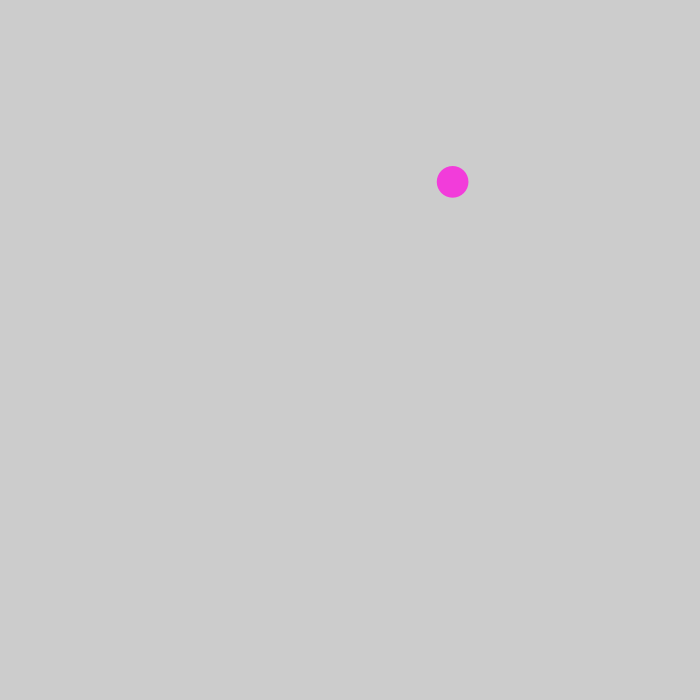
Frame 1 (no input)
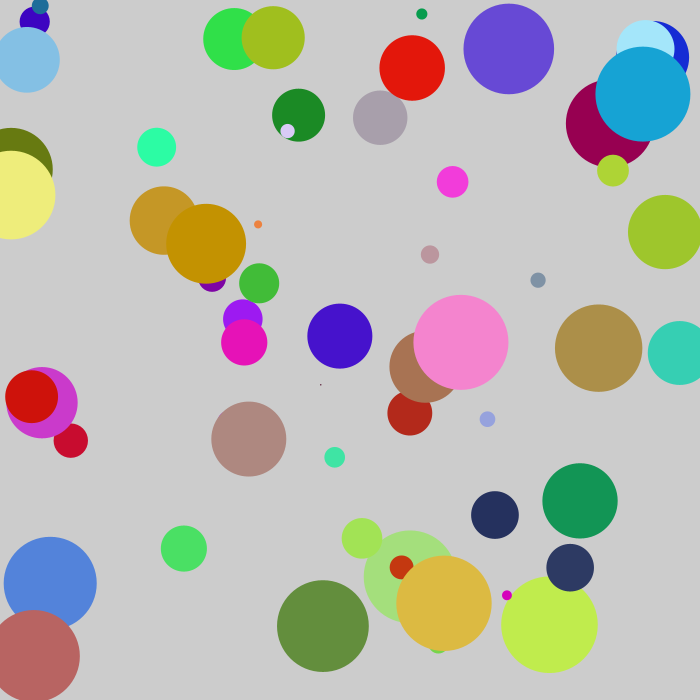
Frame 60 (the mouse pressed at the canvas centre just before this capture)
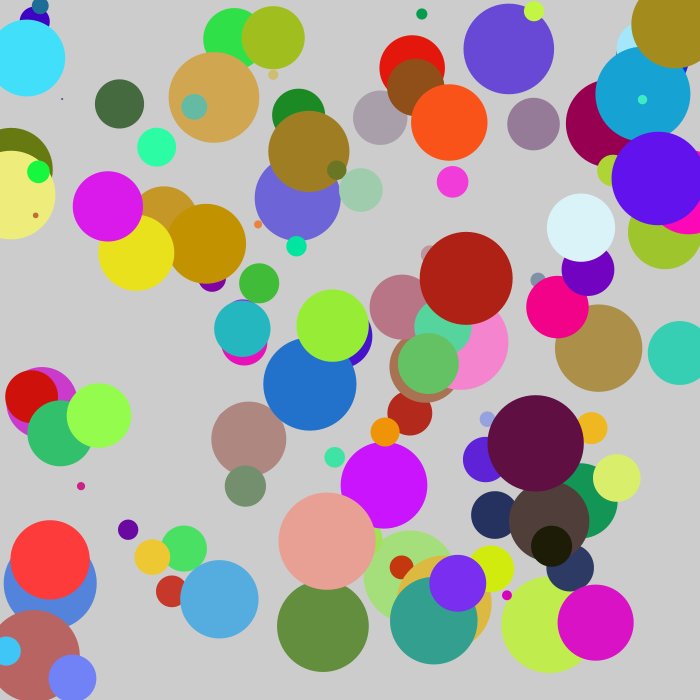
Frame 120 (the mouse held since frame 60 and released just before this capture)

The Processing sketch that drew these frames (run headless with seeded random() and noise(); from frame 60 on, the mouse is pressed at the canvas centre):

// Processing sketch: week2_part2
// ── week2_part2.pde
void setup(){
  size (700, 700);
  
  noStroke();
  
  //frameRate is something that is running.
  
  frameRate(10);
}


void draw(){
  //float x is creating a variable and assigning a value to it.
  //To create a varibale it needs a name, type, and a value.
  //Processing is precise enough, so there is no need for a decimal precision
  //when applying value to float
  // ==>float x = 200;
  
  //nested functions, to create a random colors for fill.
  // fill(random(255),random(255),random(255)); 
  
  //random() is a function that creates a random FLOAT number
  //random(width) creates a number between 0 and width;
  float x = random(width);
  float y = random(height);
  float r = random(255);
  float g = random(255);
  float b = random(255);
  float size = random(100);
  
  
  fill(r,g,b);
  
  ellipse(x, y, size,size);
  
  //rectMode() tells the browser to choose where the rectangle strats from.
  //rectMode (CENTER);
  //rect(x - size/2 ,y + size/2 , size , size);
  
  
}







//NOTES
//CMND + T - shortcut to indent
